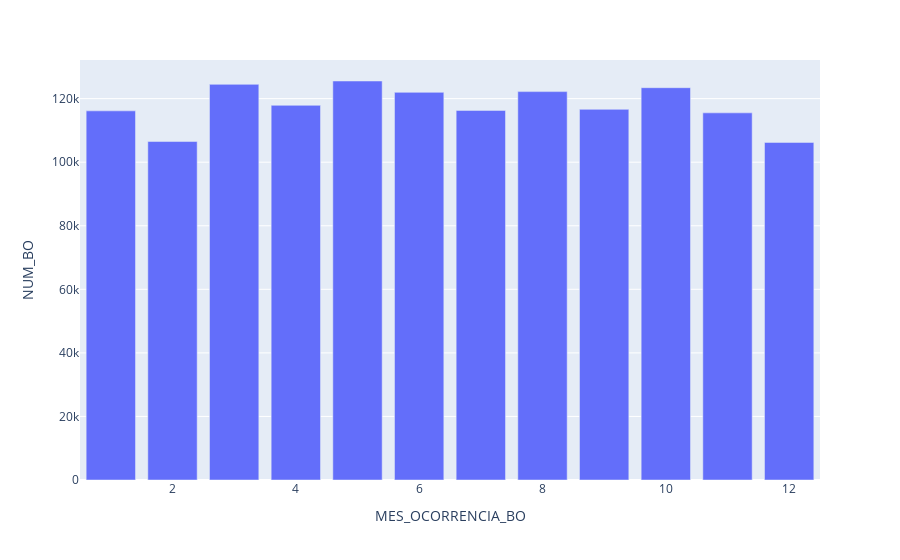

This figure's notebook cell:
### Code cell
bo_count = df_clean.groupby("MES_OCORRENCIA_BO").count()["NUM_BO"].reset_index()
fig = px.bar(bo_count, x='MES_OCORRENCIA_BO', y='NUM_BO')
fig.show()

### Figure 1 — Plotly figure (JSON) as saved in the notebook; plotly's stock layout.template omitted (floating-point values rounded to 4 significant figures)
{"data": [{"alignmentgroup": "True", "hovertemplate": "MES_OCORRENCIA_BO=%{x}<br>NUM_BO=%{y}<extra></extra>", "legendgroup": "", "marker": {"color": "#636efa", "pattern": {"shape": ""}}, "name": "", "offsetgroup": "", "orientation": "v", "showlegend": false, "textposition": "auto", "type": "bar", "x": [1, 2, 3, 4, 5, 6, 7, 8, 9, 10, 11, 12], "xaxis": "x", "y": [116151, 106505, 124492, 117888, 125547, 121969, 116291, 122205, 116621, 123442, 115521, 106225], "yaxis": "y"}], "layout": {"barmode": "relative", "legend": {"tracegroupgap": 0}, "margin": {"t": 60}, "xaxis": {"anchor": "y", "domain": [0, 1], "title": {"text": "MES_OCORRENCIA_BO"}}, "yaxis": {"anchor": "x", "domain": [0, 1], "title": {"text": "NUM_BO"}}}}
